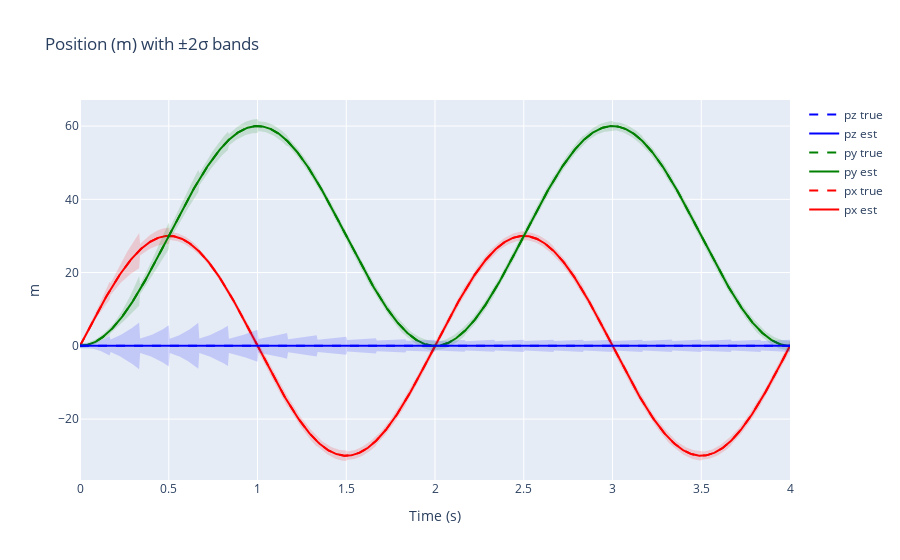

The notebook cell this image was saved under:
### Markdown cell above
## Plot Position (m)

Position updates should pull the estimate toward truth and reduce the ±2σ band. If divergence occurs, check:
- H matches EKF local coords ([0, 0, R, 0] for world-position).
- Measurement noise R reflects your sensor.
- Process noise (IMU) is not overconfident.

### Code cell
# Position (m) with ±2σ bands
fig = go.Figure(); color_rgb = {0: ('rgba(255,0,0,0.15)', '#ff0000'), 1: ('rgba(0,128,0,0.15)', '#008000'), 2: ('rgba(0,0,255,0.15)', '#0000ff')}
for i, comp in enumerate(['x','y','z']):
    fill_rgba, line_color = color_rgb[i]; mean = pos_est[:, i]; std2p = 2.0 * pos_std[:, i]; upper = mean + std2p; lower = mean - std2p
    fig.add_scatter(x=times, y=upper, line=dict(color=line_color, width=0), showlegend=False)
    fig.add_scatter(x=times, y=lower, fill='tonexty', fillcolor=fill_rgba, line=dict(color=line_color, width=0), showlegend=False)
    fig.add_scatter(x=times, y=mean, name=f"p{comp} est", line=dict(color=line_color, width=2))
    fig.add_scatter(x=times, y=pos_true[:, i], name=f"p{comp} true", line=dict(color=line_color, dash='dash', width=2))
fig.update_layout(title='Position (m) with ±2σ bands', xaxis_title='Time (s)', yaxis_title='m'); fig.show()

### Figure 1 — Plotly figure (JSON) as saved in the notebook; plotly's stock layout.template omitted (floating-point values rounded to 4 significant figures; data arrays with more than 128 entries replaced by an {"elided": "..."} marker saying what was removed)
{"data": [{"line": {"color": "#ff0000", "width": 0}, "showlegend": false, "type": "scatter", "x": {"elided": "721 float values"}, "y": {"elided": "721 float values"}}, {"fill": "tonexty", "fillcolor": "rgba(255,0,0,0.15)", "line": {"color": "#ff0000", "width": 0}, "showlegend": false, "type": "scatter", "x": {"elided": "721 float values"}, "y": {"elided": "721 float values"}}, {"line": {"color": "#ff0000", "width": 2}, "name": "px est", "type": "scatter", "x": {"elided": "721 float values"}, "y": {"elided": "721 float values"}}, {"line": {"color": "#ff0000", "dash": "dash", "width": 2}, "name": "px true", "type": "scatter", "x": {"elided": "721 float values"}, "y": {"elided": "721 float values"}}, {"line": {"color": "#008000", "width": 0}, "showlegend": false, "type": "scatter", "x": {"elided": "721 float values"}, "y": {"elided": "721 float values"}}, {"fill": "tonexty", "fillcolor": "rgba(0,128,0,0.15)", "line": {"color": "#008000", "width": 0}, "showlegend": false, "type": "scatter", "x": {"elided": "721 float values"}, "y": {"elided": "721 float values"}}, {"line": {"color": "#008000", "width": 2}, "name": "py est", "type": "scatter", "x": {"elided": "721 float values"}, "y": {"elided": "721 float values"}}, {"line": {"color": "#008000", "dash": "dash", "width": 2}, "name": "py true", "type": "scatter", "x": {"elided": "721 float values"}, "y": {"elided": "721 float values"}}, {"line": {"color": "#0000ff", "width": 0}, "showlegend": false, "type": "scatter", "x": {"elided": "721 float values"}, "y": {"elided": "721 float values"}}, {"fill": "tonexty", "fillcolor": "rgba(0,0,255,0.15)", "line": {"color": "#0000ff", "width": 0}, "showlegend": false, "type": "scatter", "x": {"elided": "721 float values"}, "y": {"elided": "721 float values"}}, {"line": {"color": "#0000ff", "width": 2}, "name": "pz est", "type": "scatter", "x": {"elided": "721 float values"}, "y": {"elided": "721 float values"}}, {"line": {"color": "#0000ff", "dash": "dash", "width": 2}, "name": "pz true", "type": "scatter", "x": {"elided": "721 float values"}, "y": {"elided": "721 float values"}}], "layout": {"title": {"text": "Position (m) with ±2σ bands"}, "xaxis": {"title": {"text": "Time (s)"}}, "yaxis": {"title": {"text": "m"}}}}
